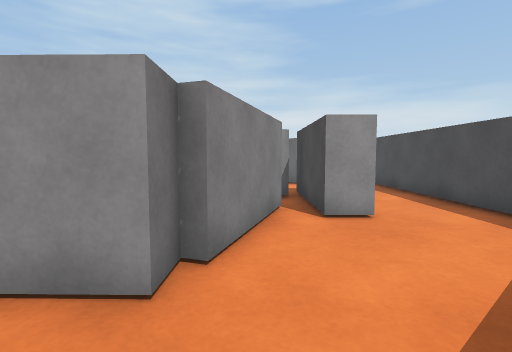
view 1 (above)

16 first-person views from a walk through a Unity game level. The camera is 0.62 m above the floor, tilts 4° down and sees 85° across. The floor is counted in squares, 0.5 m on a side. Each view is taken from the middle of a square. On the plan, view 1 faces up. The plan holds only what a view shows up to about 13 squares ahead; the rest is blank. The player is left out.

view 2
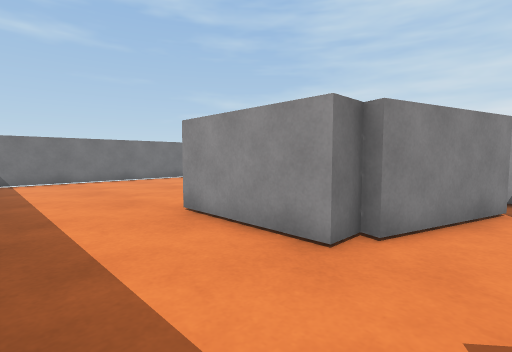

view 3
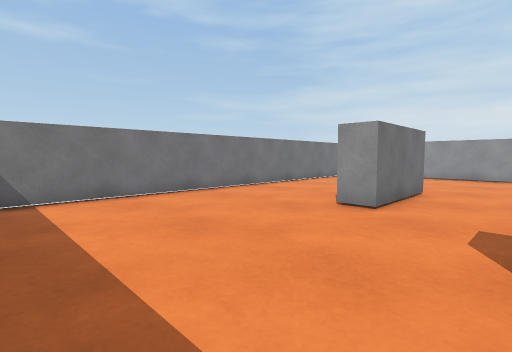

view 4
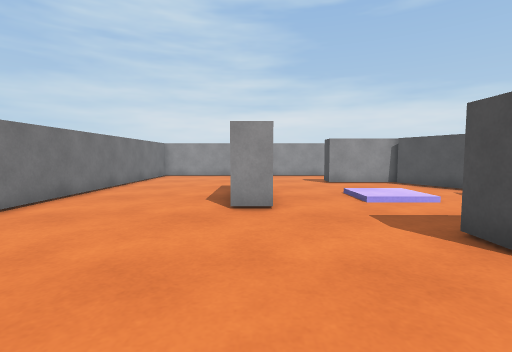

view 5
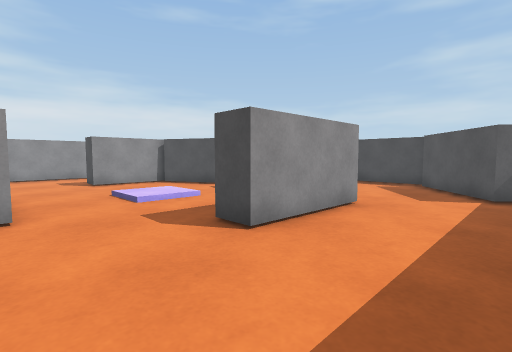

view 6
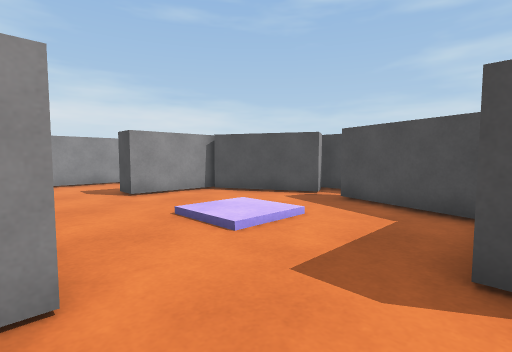

view 7
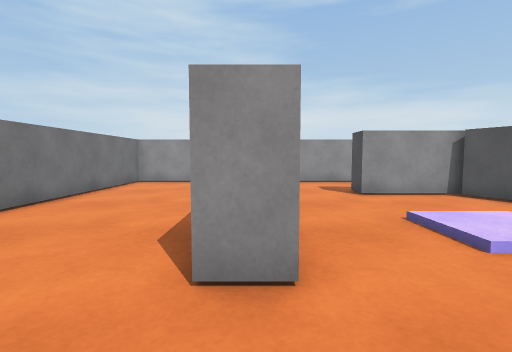

view 8
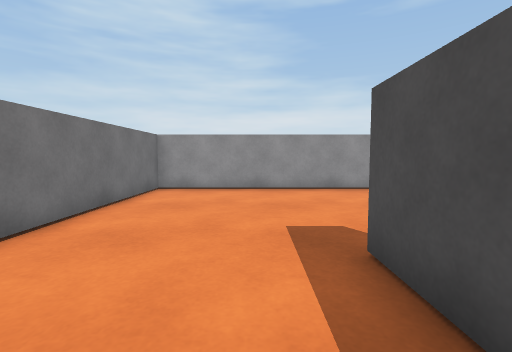

view 9
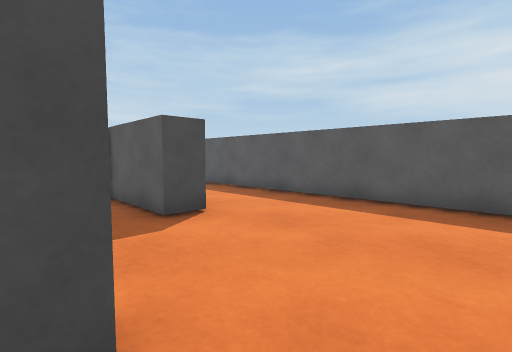

view 10
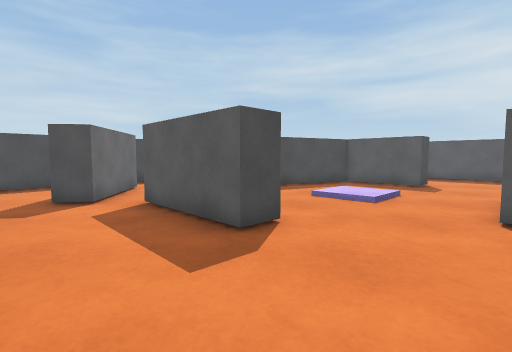

view 11
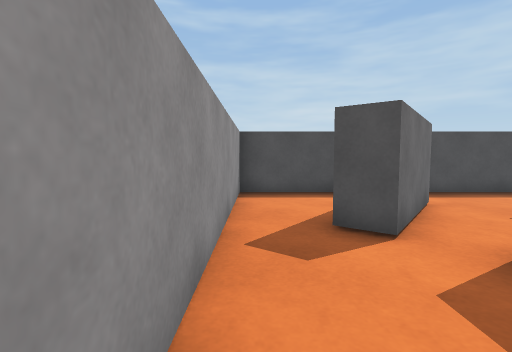

view 12
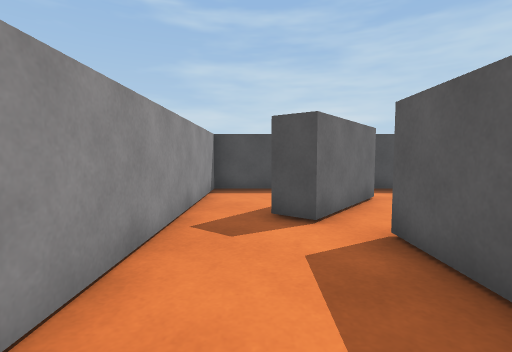

view 13
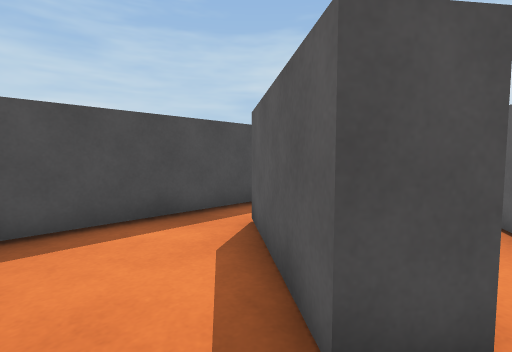

view 14
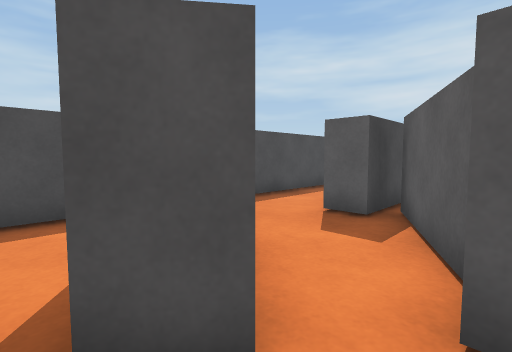

view 15
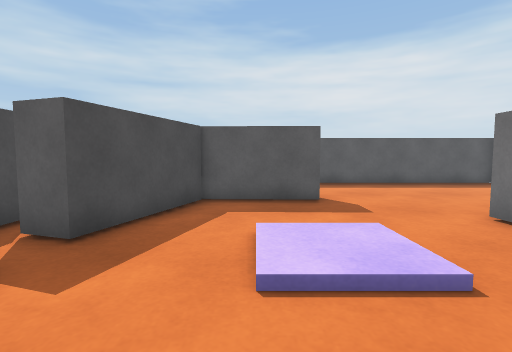

view 16
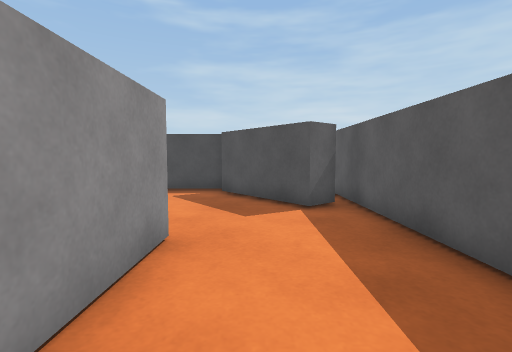

### Floor plan
Points are (right, up) in squares from view 1. A wall is a line through its corners. A room is listed if a view was taken in it or the views show most of it. See-through windows are left out.
Room 1 (views 1, 2, 3, 4, 5, 6, 7, 8, 9, 10, 11, 12, 13, 14, 15, 16)
walls: (-7.6, 9.5) (-7.6, 5.6) (-8.6, 5.6) (-8.6, 9.5); (-1.3, 11.9) (-4.6, 11.9) (-4.6, 13) (-0.7, 12.9); (0.1, 8.1) (-1.6, 11.7); (-0.9, 2.3) (-4.8, 2.4) (-4.7, 3.4) (-1.5, 3.3) (-0.3, 7.1); (1.1, 13.2) (0.1, 13.9) (0.7, 14.7) (3.8, 12.3); (-13.6, -1.5) (4, -1.5); (5.2, 12.1) (5.2, 16.5) (-13.7, 16.5) (-13.7, -0.8); (2.3, -1.1) (1.6, -0.3)
ways out: opening at (0, 12) to room 2; opening at (0.5, 0.5) to room 2; gap at (4, 12) to room 2
objects: other object (-5, 7) to (-3, 8)
Room 2 (no view inside)
walls: (2.5, 5.6) (1.4, 5.6); (0.6, 6.8) (-0.5, 3.1); (1.4, 9.4) (2.5, 9.4); (5.2, 2.2) (5.2, 12.1); (-0.9, 3.2) (-0.9, 2.3); (3.3, 11.5) (1.1, 13.2); (1.6, -0.3) (4.7, 2.2); (-0.6, 11.8) (1, 8.6)
ways out: opening at (0, 12) to room 1; opening at (0.5, 0.5) to room 1; gap at (4, 12) to room 1

Where each view was taken, in squares from view 1:
view 1: 0 up, 0 right, facing up
view 2: 1 down, 1 right, facing up-left
view 3: 1 down, 5 left, facing up-left
view 4: 1 down, 8 left, facing up
view 5: 1 down, 8 left, facing up-right
view 6: 3 up, 8 left, facing up-right
view 7: 3 up, 8 left, facing up
view 8: 6 up, 10 left, facing up
view 9: 6 up, 10 left, facing down-right
view 10: 16 up, 8 left, facing down-right
view 11: 16 up, 4 left, facing right
view 12: 15 up, 5 left, facing right
view 13: 16 up, 0 right, facing down-right
view 14: 15 up, 1 left, facing down-right
view 15: 11 up, 3 left, facing down
view 16: 1 up, 5 left, facing right
